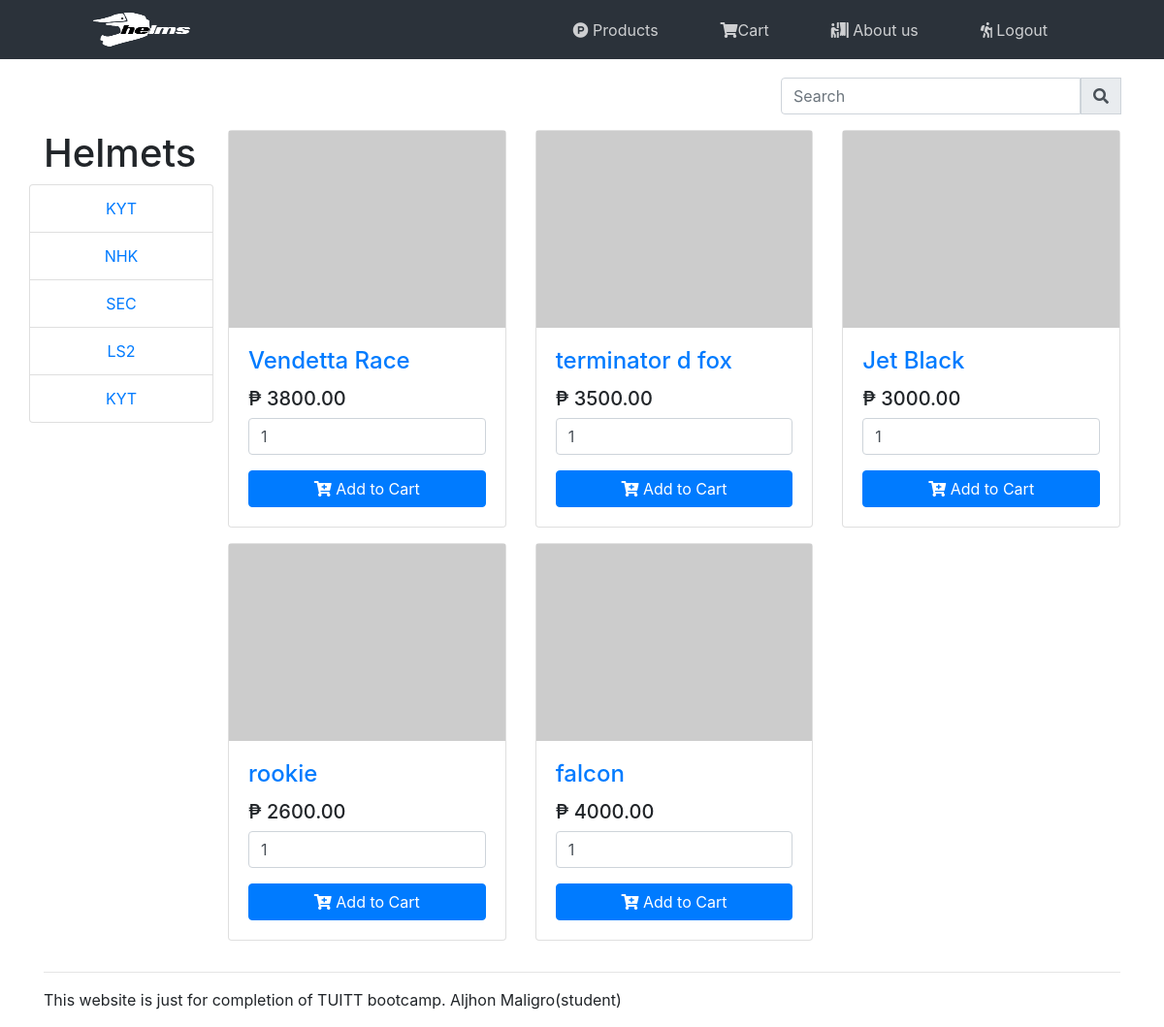
The app's page /app/views/home.php (signed in) with its own data.
### tables this page shows
CREATE TABLE `tbl_products` (
  `id` int(11) NOT NULL,
  `name` varchar(255) NOT NULL,
  `brandname` varchar(255) NOT NULL,
  `price` double(255,2) NOT NULL,
  `produc_description` varchar(255) NOT NULL,
  `image_path` varchar(255) NOT NULL,
  `types_id` int(100) NOT NULL
);

### app/views/home.php (the view, shortened to what this page needs)
<?php
	require_once '../partials/header.php';
?>
<section id="cmt">
<div class="container">
	<div class="row mb-2">
		<div class="col-md-8"></div>
		<div class="col-md-4">
		    <div class="input-group mb-2">
		    <input type="text" class="form-control" id="inlineFormInputGroup" placeholder="Search" onchange="findCategories(value)">
			    <div class="input-group-prepend">
			    	<div class="input-group-text"><i class="fas fa-search"></i></div>
			    </div>
		    </div>
		</div>
	</div>
	<div class="row">
		<div class="col-md-2 mb-2">
			<h1 id ="nowCategories">Helmets</h1>
				<div class="row text">
					<div class ='list-group w-100 text-center'>
				      <?php require_once '../controllers/connection.php';
				      	$sql = "SELECT * FROM tbl_products";
				      	$result = mysqli_query($con, $sql);
				      	if(mysqli_num_rows($result)>0){
				      		while ($row = mysqli_fetch_assoc($result)){
				            echo "<a href='#nowCategories' class = 'list-group-item' onclick='showCategories($row[id])'>$row[brandname]</a>";
				      		}
				      	}
				      ?>
				      </div>
			     </div>
		</div>
		<div class="col-md-10">
			<div class="container-fluid">
				<div class="row" id="products">
					<?php
						require_once '../controllers/connection.php';
						$sql = "SELECT * FROM tbl_products";
						$result = mysqli_query($con, $sql);
						echo "<div class='row'>";
						if(mysqli_num_rows($result) > 0){
						    while($row = mysqli_fetch_assoc($result)) {
						      echo " <div class='col-md-4 mb-3'>
						                    <div class='card h-100'>
						                       <img src='$row[image_path]'>
						                          <div class='card-body'>
						                            <h4 class='card-title'><a href='product.php?id=$row[id]'>$row[name]</a></h4>
						                            <h5 class='price'>₱ $row[price]</h5>
						                            <input type='number' class ='form-control mb-3' min='1' value='1' id='quantity$row[id]' onkeypress='return event.charCode >= 48 && event.charCode <= 57'>
						                          <button class='btn btn-block btn-primary' id='addToCart' data-id='$row[id]'><i class='fas fa-cart-plus'></i> Add to Cart</button>
						                          </div>
						                    </div>
						                  </div>";
						    }
						}
						echo '</div>';
					?>
				</div>
			</div>
		</div>
	</div>
	</div>
</section>
<?php
	require_once '../partials/footer.php';
?>

### app/partials/header.php (shortened to what this page needs)
<!doctype html>
<html lang="en">
  <head>
    <link rel="stylesheet" href="https://stackpath.bootstrapcdn.com/bootstrap/4.1.3/css/bootstrap.min.css">
    <link rel="stylesheet" href="https://use.fontawesome.com/releases/v5.5.0/css/all.css">
    <link rel="stylesheet" type="text/css" href="../assets/css/style.css">
</head>
<body>
      <nav class="navbar fixed-top navbar-expand-lg navbar-light bg-light">
        <a class="navbar-brand" href="index.php"> <img src="../assets/images/logo/logo3.png" width="100" height="35" alt=""></a>
        <div class="collapse navbar-collapse" id="navbarTogglerDemo03">
          <ul class="navbar-nav ml-auto mt-2 mt-lg-0 mr-5">
            <li class="nav-item pr-5">
              <a class="nav-link" href="../views/home.php"><i class="fab fa-product-hunt"></i> Products</a>
            </li>
            <li class="nav-item pr-5">
              <a class="nav-link" href="../views/cart.php"><i class="fas fa-shopping-cart"></i><strong id="icart" class="badge badge-pill badge-secondary"><?php echo $_SESSION['item_count'];?></strong>Cart</a>
            </li>
            <li class="nav-item pr-5">
              <a class="nav-link " href="#"><i class="fas fa-person-booth"></i> About us</a>
            </li>
             <?php
              if (isset($_SESSION['email'])) {
                echo "<li class='nav-item pr-5'>
              <a class='nav-link' href='../controllers/logout.php'><i class='fas fa-hiking'></i> Logout</a>
            </li>";
              }
            ?>
          </ul>
        </div>
      </nav>

### app/partials/footer.php (shortened to what this page needs)
	<div class="footer-container">
	  <div class="container">
	    <hr class="seprator-light-01">
	    <div class="copyright-container">
	    <p>This website is just for completion of TUITT bootcamp. Aljhon Maligro(student)</p>
	    </div>
	  </div>
	</div>
  </body>
</html>

### app/assets/css/style.css (style rules this page uses)
* { margin:0; padding: 0; box-sizing: border-box; }
#cmt { margin-top: 80px; }
.navbar-brand { margin-left: 5rem; }
.navbar-light .navbar-nav .nav-link { color: rgba(255, 255, 255, 0.77); }
.bg-light { background-color: #2b323a!important; }

### records on screen
tbl_products: brandname "KYT", name "Vendetta Race", price "3800.00", id "1"
tbl_products: brandname "NHK", name "terminator d fox", price "3500.00"
tbl_products: brandname "SEC", name "Jet Black", price "3000.00"
tbl_products: brandname "LS2", name "rookie", price "2600.00"
tbl_products: brandname "KYT", name "falcon", price "4000.00"
